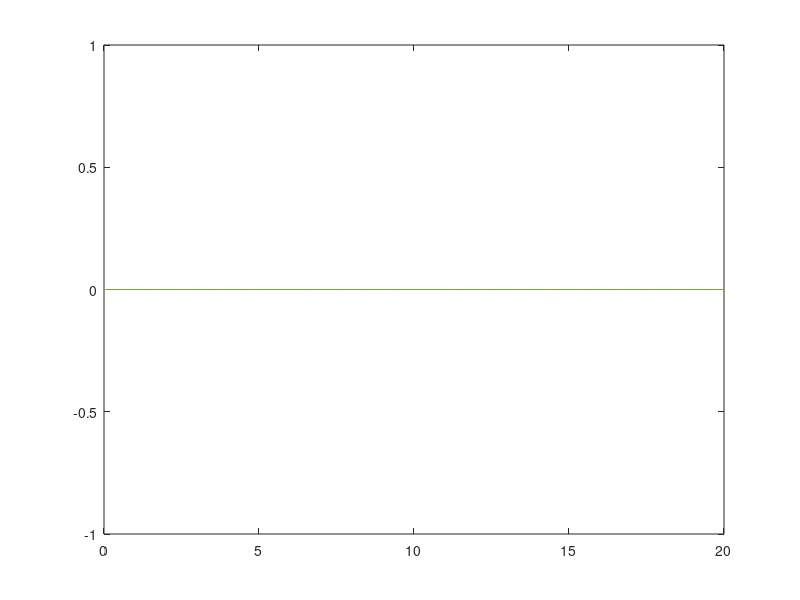

Reproduce this figure in MATLAB.
clear all; close all; clc; % pulisce un po' tutto (variabili, finestre aperte, 
% command windows)

dt = 0.1; % fisso il passo sul tempo
Tmax = 20; % fisso la fine del processo
t = 0:dt:Tmax; % creo il vettore tempo
colonne = length(t); % numero di punti temporali 

% input
prompt = "Quanti agenti sono in gioco? ";
n = input(prompt);
prompt = "Quale distanza di influenza si considera? ";
epsilon = input(prompt);
prompt = "Si considerano interazioni asimmetriche o simmetriche? (si inserica 0 per asimmetriche e 1 per simmetriche) ";
simmetriche = input(prompt); % assume 1 per interazioni simmetriche, 0 per interazioni asimmetriche
prompt = "Che genere di distribuzione iniziale è presente? (1 - equispaziato; 2 - random; 3 - normale) ";
input_pos = input(prompt); % assume 1 per equispaziato, 2 per random, 3 per distribuzione normale
if input_pos == 3
    prompt = "Con che deviazione standard? (numero tra 0 e 1) ";
    deviazione = input(prompt); % deviazione standard
end

% vettore delle posizioni iniziali
x0 = zeros(n,1); % definisco un vettore colonna di n uni
if input_pos == 1
    % POSIZIONE INIZIALE EQUISPAZIATA
    h = 1 / (n - 1); % passo
    x0(1) = 0;
    for i=2:n
        x0(i) = x0(i-1) + h;
    end
elseif input_pos == 2
    % POSIZIONE INIZIALE RANDOM
    x0 = rand(n,1);
elseif input_pos == 3
    % POSIZIONE INIZIALE DISTRIBUZIONE NORMALE
    x0 = 0.5 + deviazione .* randn(n,1);
end

% vettore delle posizioni
xtempo = zeros(n,colonne); % inizializzazione
xtempo(:,1) = x0; % gli assegno i valori iniziali

% applicazione del metodo di EE

for indice=2:colonne
    % adesso lavoro con indice-1 per calcolare f(t(indice-1), x(indice-1))
    x = xtempo(:, indice - 1); % creo il vettore posizione al tempo indice - 1
    if simmetriche == 1
        % creo la matrice A
        A = zeros(n,n);
        for i=1:n
            for j=1:n
                if abs(x(i)-x(j)) < epsilon
                    A(i,j) = 1 / n;
                end
            end
        end 
        % applico il metodo
        f = zeros(n,1); % calcolo la funzione per il tempo (indice - 1)
        for j=1:n
            f = f + x(i) * A(:,j) - x(j) * A(:,j);
        end
        xtempo(:, indice) = x + dt * f; % applicazione di eulero
    elseif simmetriche == 0
        % devo calcolare ora i vari sigma(i)
        sigma = zeros(n,1);
        for i=1:n
            for j=1:n
                if abs(x(i)-x(j)) < epsilon
                    sigma(i) = sigma(i) + 1;
                end
            end
        end
        % creo la matrice A
        A = zeros(n,n);
        for i=1:n
            for j=1:n
                if abs(x(i)-x(j)) < epsilon
                    A(i,j) = 1 / sigma(i);
                end
            end
        end
        % applico il metodo
        f = zeros(n,1); % calcolo la funzione per il tempo (indice - 1)
        for j=1:n
            f = f + x(i) * A(:,j) - x(j) * A(:,j);
        end
        xtempo(:, indice) = x + dt * f; % applicazione di eulero
    end
end

for i=1:n
    figure(1)
    plot(t,xtempo(i,:));
    hold on
end